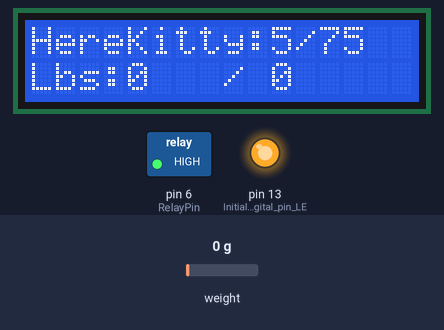
A sketch run on a simulated Arduino Uno, built with avr-gcc and run on an emulated ATmega328P. On the bench: 16×2 character LCD, switched loads named in the sketch (green lamp = pin HIGH), output pins drawn as LEDs (lit = HIGH). The test bench sets the inputs (shaded band); at power-on: weight on the scale 0 g.

Above: at 3.2 s.
3.3 s: weight on the scale set to 100 g
At 4.2 s:
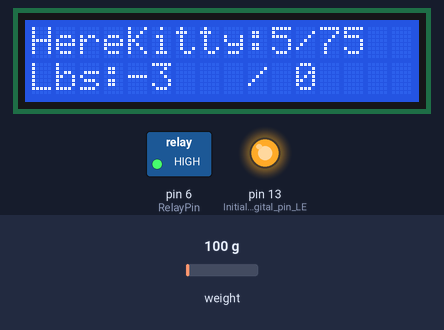
Timing chart, 0 to 6.3 s (numbered marks = the images above; inputs shaded):
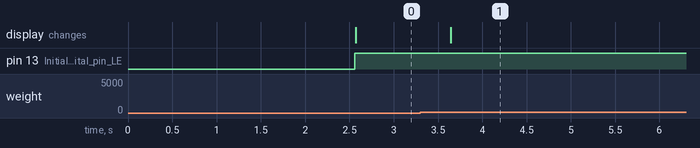

The sketch:

WetTheCatv4.1.ino
```cpp
/***********************************************************
  File name: WetTheCatv1.0.ino
  Description: The Relay will be turned on when the motion has been detected.
  v2.0 The Relay will be turned on when the cats weight has been detected
  v3.0 Added Zero on Positive Value two pounds less than low weight
  v4.0 Changed Weight Sensors added ADC
  Author: SPH
  Date: 2018/06/22
***********************************************************/

signed int Weight;                // Final weight Value with mutiplier and offset
signed int rawWeight;             // Raw Value from ADC
signed int weightoffset = 0;      // Offset to bring pounds to zero
unsigned int SprayCount = 0;      // Spray Counter to wait for to turn on pump
unsigned int TotalCount = 0;      // Total Spray Counter
const int SprayReset = 3;         // Spray Counter to apply zero function if reached

const float kFactor = -0.00008;     // Multiplier to bring reading to pounds
const int poszero = 3;            // Positive weight value to apply zero function
const int negzero = -1;           // Negative weight value to apply zero function
const int lowweight = 5;          // Weight value to trigger event
const int highweight = 75;       // Weight value to not trigger event
const int triggercounter = 2;     // Spray counter to delay spray event
const int spraytime = 300;        // Sprya on time
unsigned int counter = 0;         // Spary delay counter
unsigned int zerocounter = 0;     // zero delay counter
const int zerocount = 3;          // zero delay count value to apply zero function

// include the library code for HX711 Analog to Digital Convertor:
#include <HX711.h>
HX711 scale;
// HX711 circuit wiring
const int LOADCELL_DOUT_PIN = 3;
const int LOADCELL_SCK_PIN = 2;

// include the library code for Liquid Cystal Display:
#include <LiquidCrystal.h>
// initialize the library with the numbers of the interface pins
LiquidCrystal lcd(7, 8, 9, 10, 11, 12);
/*
   LCD RS pin to digital pin 7
   LCD Enable pin to digital pin 8
   LCD D4 pin to digital pin 9
   LCD D5 pin to digital pin 10
   LCD D6 pin to digital pin 11
   LCD D7 pin to digital pin 12
   LCD R/W pin to ground
   LCD VSS pin to ground
   LCD VCC pin to 5V
*/
const int RelayPin = 6;           // Relay Wired to digital pin 6

void setup() // put your setup code here, to run once:
{
//  Serial.begin(57600);  // Start Serial Stream

  // Initialize library with data output pin, clock input pin
  scale.begin(LOADCELL_DOUT_PIN, LOADCELL_SCK_PIN);

  // Initialize library set up the LCD's number of columns and rows:
  lcd.begin(16, 2);

  pinMode( RelayPin, OUTPUT);            // Initialize Relay pin 6 as output
  digitalWrite(RelayPin, HIGH);          // High Turns off pump
  pinMode (LED_BUILTIN, OUTPUT);         // Initialize digital pin LED_BUILTIN as an output
  rawWeight = (scale.read_average(20)* kFactor);  // Read average of 5 readings from the ADC
  weightoffset = (rawWeight);            // Set weight offset value
}

void loop()
// put your main code here, to run repeatedly:
{
  rawWeight = (scale.read_average(5) * kFactor);             // Read average of 5 readings from the ADC
  Weight = ((rawWeight - weightoffset)); // Calculate final weight Value with mutiplier and offset

//  Serial.println(rawWeight);                       // print a raw reading from the ADC
//  Serial.println(Weight);                          // print calculated final weight value
//  Serial.println(weightoffset);

//Needed for when dog drops bone on weight board
if (SprayCount >= SprayReset)                        //Zero weight value on spary reset
{
  rawWeight = (scale.read_average(20) * kFactor);
  weightoffset = (rawWeight);                        // Zero weight value
  SprayCount = 0;                                    // Zero Spray Counter
}

// Function to zero out drift in weight value
if (Weight <= negzero or Weight >= poszero && Weight < lowweight)
{
  zerocounter = (zerocounter + 1);
  delay(10);
}
else
{
  zerocounter = (0);
}
  if (zerocounter >= zerocount)
{
  rawWeight = (scale.read_average(20)* kFactor);
  weightoffset = (rawWeight);     // Zero weight value
}
if (counter >= triggercounter)    // Check for counter to turn on sprayer
{
  digitalWrite(RelayPin, LOW);    // Turns on spray relay
  lcd.clear();                    // Clears the LCD screen and positions the cursor in the upper-left corner
  lcd.setCursor(0, 0);
  lcd.print("Wet_Kitty");
  counter = 0;                     // Reset counter to zero
  SprayCount = (SprayCount + 1);   // Increment spary counter
  TotalCount = (TotalCount +1);    // Increment total spary counter
  delay(spraytime);                // wait to turn off relay
  digitalWrite(RelayPin, HIGH);    // Turn Off Relay
}

if (Weight >= lowweight && Weight <= highweight)  // Cat on board start counting
{
  digitalWrite (LED_BUILTIN, LOW);  // turn the LED off
  lcd.clear();                      // Clears the LCD screen
  lcd.setCursor(0, 0);              // Positions the cursor in the upper-left corner
  lcd.print("Hi_Kitty");
  counter = (counter + 1);          // counter to turn on sprayer
  lcd.setCursor(0, 1);
  lcd.print(counter);
  lcd.print(" Count to ");
  lcd.print(triggercounter);        // print trigger counter value to LCD
  delay(25);                         // Delay loop to check for weight again
}
else // Else statement to print live values to LCD
{
  digitalWrite (LED_BUILTIN, HIGH);  // Turn the LED ON
  digitalWrite(RelayPin, HIGH);      // High Turns off pump
  lcd.clear();                       // Clears the LCD screen
  lcd.setCursor(0, 0);
  lcd.print("HereKitty:");
  lcd.print(lowweight);
  lcd.print("/");
  lcd.print(highweight);
  lcd.setCursor(0, 1);        // set the cursor to column 0, line 1 // (note: line 1 is the second row, since counting begins with 0)
  lcd.print("Lbs:");          // Print message of "Lbs: "to the LCD.
  lcd.println(Weight);        // Print weight value to the LCD.
  lcd.print(" / ");           // Print message of " / "to the LCD.
  lcd.print(TotalCount);      // Print spary counter value to the LCD
  counter = (0);
  delay(25);
}
}
```

Measured:
- after the input at 3.3 s, the display: changes after 0.34 s (image 1)
